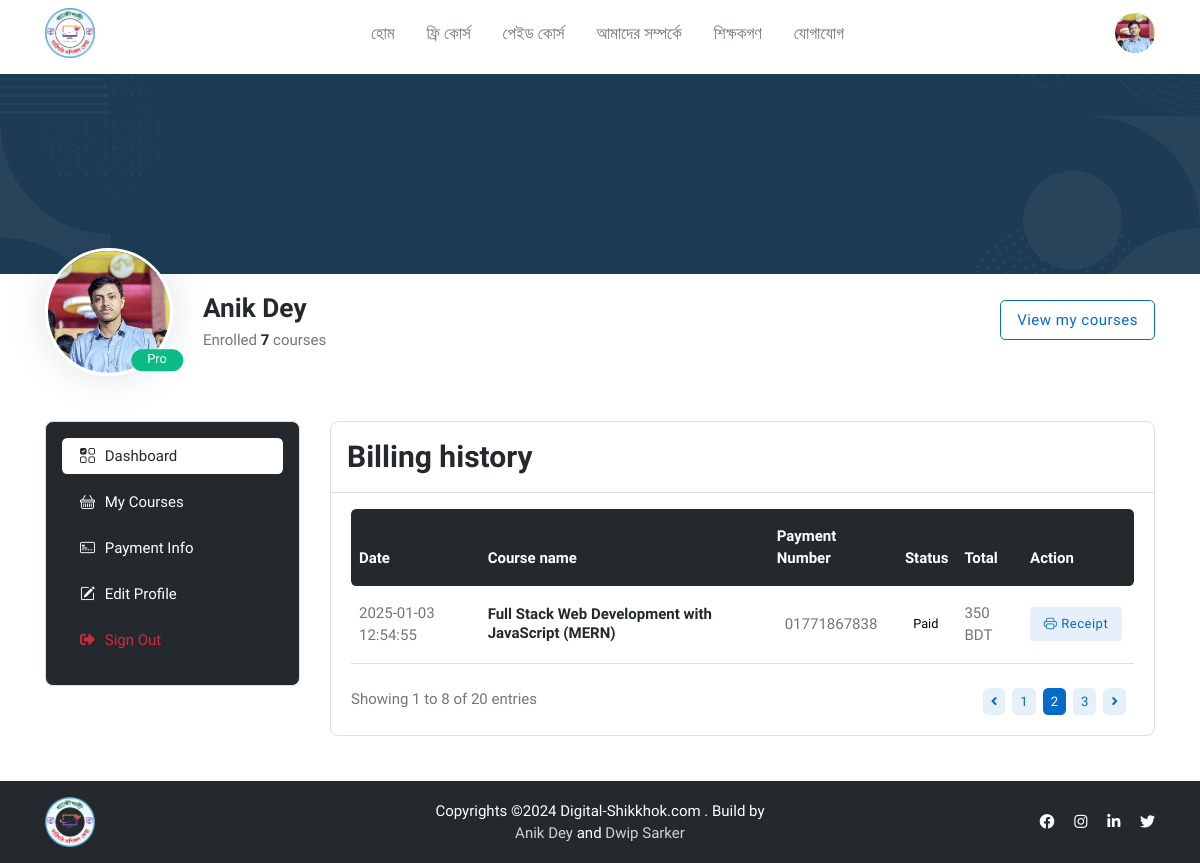
/student/student_payment_info.php (signed in), run on the app's committed database.
### tables this page shows
CREATE TABLE `users` (
  `id` int(255) NOT NULL,
  `role` enum('student','admin','instructor') NOT NULL DEFAULT 'student',
  `first_name` varchar(255) NOT NULL,
  `last_name` varchar(255) NOT NULL,
  `phone` varchar(255) NOT NULL,
  `email` varchar(255) NOT NULL,
  `password` varchar(255) NOT NULL,
  `avatar` varchar(255) NOT NULL,
  `created_at` datetime NOT NULL DEFAULT current_timestamp(),
  `updated_at` datetime NOT NULL DEFAULT current_timestamp()
);

CREATE TABLE `enrollments` (
  `id` int(11) NOT NULL,
  `course_id` int(11) NOT NULL,
  `user_id` int(11) NOT NULL,
  `phone` varchar(255) NOT NULL,
  `tnx_id` varchar(255) NOT NULL,
  `status` enum('pending','success','cancel') NOT NULL DEFAULT 'pending',
  `created_at` datetime NOT NULL DEFAULT current_timestamp(),
  `updated_at` datetime NOT NULL DEFAULT current_timestamp()
);

CREATE TABLE `courses` (
  `id` bigint(20) NOT NULL,
  `title` varchar(255) NOT NULL,
  `short_desc` text NOT NULL,
  `description` text NOT NULL,
  `thumbnail` varchar(255) NOT NULL,
  `video` varchar(255) NOT NULL,
  `duration` varchar(255) NOT NULL,
  `instructor` int(11) NOT NULL,
  `price` varchar(255) NOT NULL,
  `total_lectures` int(11) NOT NULL,
  `language` varchar(11) NOT NULL,
  `created_at` datetime NOT NULL DEFAULT current_timestamp(),
  `updated_at` datetime NOT NULL DEFAULT current_timestamp() ON UPDATE current_timestamp()
);

### includes/helpers.php (called while the page is built, shortened)
<?php
function get_payment_records($user_id, $conn)
{
  $sql = "SELECT * FROM enrollments WHERE user_id = $user_id";
  $result = $conn->query($sql);
  $records = [];
  if ($result->num_rows > 0) {
    $records = $result->fetch_all(MYSQLI_ASSOC);
  } else {
    $records = [];
  }
  return $records;
}

### includes/get_course_by_id.php (called while the page is built, shortened)
<?php
function get_course($conn, $course_id)
{
  $course_id = mysqli_real_escape_string($conn, $course_id);
  $sql = "SELECT * FROM courses WHERE id = '$course_id'";
  $result = mysqli_query($conn, $sql);
  $course = mysqli_fetch_assoc($result);
  return $course;
}

### includes/get_user_by_id.php (called while the page is built, shortened)
<?php
function get_user($conn, $user_id)
{
    $stmt = $conn->prepare("SELECT * FROM users WHERE id = ?");
    $stmt->bind_param("s", $user_id);
    if (!$stmt->execute()) {
        echo "Error executing query: " . $stmt->error;
        return null;
    }
    $result = $stmt->get_result();
    if ($result->num_rows > 0) {
        $user = $result->fetch_assoc();
        return $user;
    } else {
        echo "No user found with the given email.";
        $stmt->close();
        return null;
    }
}
?>

### student/student_payment_info.php (the view, shortened to what this page needs)
<?php
include('../includes/db.php');
include('../includes/helpers.php');
include '../includes/get_course_by_id.php';
include	'../includes/get_user_by_id.php';
$user_id = $_SESSION['user_id'];
$records = get_payment_records($user_id, $conn);
?>
<div class="col-xl-9">
	<div class="card bg-transparent border rounded-3">
		<div class="card-header bg-transparent border-bottom">
			<h3 class="mb-0">Billing history</h3>
		</div>
		<div class="card-body">
			<div class="table-responsive border-0">
				<table class="table table-dark-gray align-middle p-4 mb-0 table-hover">
					<thead>
						<tr>
							<th scope="col" class="border-0 rounded-start">Date</th>
							<th scope="col" class="border-0">Course name</th>
							<th scope="col" class="border-0">Payment Number</th>
							<th scope="col" class="border-0">Status</th>
							<th scope="col" class="border-0">Total</th>
							<th scope="col" class="border-0 rounded-end">Action</th>
						</tr>
					</thead>
					<tbody>
						<?php if (empty($records)) { ?>
							<tr>
								<td colspan="6" class="text-center">No records found</td>
							</tr>
						<?php } else { ?>
							<?php foreach ($records as $info) { ?>
								<tr>
									<td><?php echo $info['created_at']; ?></td>
									<td>
										<?php $course = get_course($conn, $info['course_id']); ?>
										<h6 class="mt-2 mt-lg-0 mb-0"><a href="#"><?php echo $course['title']; ?></a></h6>
									</td>
									<td class="h-40px" alt=""><span class="ms-2"><?php echo $info['phone']; ?></span></td>
									<td>
										<span class="badge bg-gray bg-opacity-10 text-black"><?php if ($info['status'] == "success") echo "Paid";
																																					else echo "Pending"; ?></span>
									</td>
									<td><?php echo $course['price']; ?> BDT</td>
									<td>
										<a href="#" class="btn btn-sm btn-primary-soft me-1 mb-1 mb-md-0"><i class="bi bi-printer me-1"></i>Receipt</a>
									</td>
								</tr>
						<?php }
						} ?>
					</tbody>
				</table>
			</div>
			<div class="d-sm-flex justify-content-sm-between align-items-sm-center mt-4 mt-sm-3">
				<p class="mb-0 text-center text-sm-start">Showing 1 to 8 of 20 entries</p>
				<nav class="d-flex justify-content-center mb-0" aria-label="navigation">
					<ul class="pagination pagination-sm pagination-primary-soft d-inline-block d-md-flex rounded mb-0">
						<li class="page-item mb-0"><a class="page-link" href="#" tabindex="-1"><i class="fas fa-angle-left"></i></a></li>
						<li class="page-item mb-0"><a class="page-link" href="#">1</a></li>
						<li class="page-item mb-0 active"><a class="page-link" href="#">2</a></li>
						<li class="page-item mb-0"><a class="page-link" href="#">3</a></li>
						<li class="page-item mb-0"><a class="page-link" href="#"><i class="fas fa-angle-right"></i></a></li>
					</ul>
				</nav>
			</div>
		</div>
	</div>
</div>
<?php
$content = ob_get_clean();
include('../layouts/student.php');
?>

### layouts/student.php (shortened to what this page needs)
<?php
include_once('../includes/db.php');
include_once('../includes/helpers.php');
include_once('../includes/get_user_by_id.php');
$user_id = $_SESSION['user_id'];
$user = get_user($conn, $user_id);
?>
<!DOCTYPE html>
<html lang="en">
<head>
    <link rel="stylesheet" type="text/css" href="../assets/vendor/font-awesome/css/all.min.css">
    <link rel="stylesheet" type="text/css" href="../assets/vendor/bootstrap-icons/bootstrap-icons.css">
    <link rel="stylesheet" type="text/css" href="../assets/vendor/choices/css/choices.min.css">
    <link rel="stylesheet" type="text/css" href="../assets/vendor/aos/aos.css">
    <link rel="stylesheet" type="text/css" href="../assets/css/style.css">
</head>
<body>
    <header class="navbar-light navbar-sticky header-static py-2 mb-2">
        <div class="container">
            <nav class="navbar navbar-expand-xl">
                <div class="container-fluid" style="padding: 0;">
                    <a href="/digital-shikkhok"><img class="navbar-logo" src="../assets/images/logo.png" alt="logo"></a>
                    <div class="navbar-collapse w-100 collapse" id="navbarCollapse">
                        <ul class="navbar-nav navbar-nav-scroll me-auto" style="font-size: 17px;">
                            <li class="nav-item">
                                <a class="nav-link" href="../index.php">
                                    হোম
                                </a>
                            </li>
                            <li class="nav-item">
                                <a class="nav-link" href="../our_courses.php">
                                    ফ্রি কোর্স
                                </a>
                            </li>
                            <li class="nav-item">
                                <a class="nav-link" href="../our_courses.php">
                                    পেইড কোর্স
                                </a>
                            </li>
                            <li class="nav-item">
                                <a class="nav-link" href="../about_us.php">
                                    আমাদের সম্পর্কে
                                </a>
                            </li>
                            <li class="nav-item">
                                <a class="nav-link" href="../our_courses.php">
                                    শিক্ষকগণ
                                </a>
                            </li>
                            <li class="nav-item">
                                <a class="nav-link" href="../contact_us.php">
                                    যোগাযোগ
                                </a>
                            </li>
                        </ul>
                    </div>
                    <div class="dropdown ms-1 ms-lg-0">
                        <a class="avatar avatar-sm p-0" href="#" id="profileDropdown" role="button" data-bs-auto-close="outside" data-bs-display="static" data-bs-toggle="dropdown" aria-expanded="false">
                            <img class="avatar-img rounded-circle" src="../uploads/img/users/<?= $user['avatar'] ?>" alt="avatar">
                        </a>
                    </div>
                </div>
            </nav>
        </div>
    </header>
    <section class="pt-0">
        <div class="container-fluid px-0">
            <div class="card bg-blue h-100px h-md-200px rounded-0" style="background:url(assets/images/pattern/04.png) no-repeat center center; background-size:cover;">
            </div>
        </div>
        <div class="container mt-n4">
            <div class="row">
                <div class="col-12">
                    <div class="card bg-transparent card-body pb-0 px-0 mt-2 mt-sm-0">
                        <div class="row d-sm-flex justify-sm-content-between mt-2 mt-md-0">
                            <div class="col-auto">
                                <div class="avatar avatar-xxl position-relative mt-n3">
                                    <img class="avatar-img rounded-circle border border-white border-3 shadow" src="../uploads/img/users/<?= $user['avatar'] ?>" alt="">
                                    <span class="badge text-bg-success rounded-pill position-absolute top-50 start-100 translate-middle mt-4 mt-md-5 ms-n3 px-md-3">Pro</span>
                                </div>
                            </div>
                            <div class="col d-sm-flex justify-content-between align-items-center">
                                <div>
                                    <h1 class="my-1 fs-4"><?= $user['first_name'] ?> <?= $user['last_name'] ?></h1>
                                    <ul class="list-inline mb-0">
                                        <li class="list-inline-item me-3 mb-1 mb-sm-0">
                                            <span class="text-body fw-light">Enrolled <span class="h6">7</span> courses</span>
                                        </li>
                                    </ul>
                                </div>
                                <div class="mt-2 mt-sm-0">
                                    <a href="student-course-list.html" class="btn btn-outline-primary mb-0">View my courses</a>
                                </div>
                            </div>
                        </div>
                    </div>
                </div>
            </div>
        </div>
    </section>
    <main>
        <section class="pt-0">
            <div class="container">
                <div class="row">
                    <div class="col-xl-3">
                        <div class="offcanvas-xl offcanvas-end" tabindex="-1" id="offcanvasSidebar">
                            <div class="offcanvas-body p-3 p-xl-0">
                                <div class="bg-dark border rounded-3 p-3 w-100">
                                    <div class="list-group list-group-dark list-group-borderless collapse-list">
                                        <a class="list-group-item active" href="../student/student_dashboard.php"><i class="bi bi-ui-checks-grid fa-fw me-2"></i>Dashboard</a>
                                        <a class="list-group-item" href="../student/my_courses.php"><i class="bi bi-basket fa-fw me-2"></i>My Courses</a>
                                        <a class="list-group-item" href="../student/student_payment_info.php"><i class="bi bi-credit-card-2-front fa-fw me-2"></i>Payment Info</a>
                                        <a class="list-group-item" href="../student/student_edit_profile.php"><i class="bi bi-pencil-square fa-fw me-2"></i>Edit Profile</a>
                                        <a class="list-group-item text-danger bg-danger-soft-hover" href="../includes/logout.php"><i class="fas fa-sign-out-alt fa-fw me-2"></i>Sign Out</a>
                                    </div>
                                </div>
                            </div>
                        </div>
                    </div>
                    <?php echo $content; ?>
                </div>
            </div>
        </section>
    </main>
    <footer class="bg-dark p-3">
        <div class="container">
            <div class="row align-items-center">
                <div class="col-md-4 text-center text-md-start mb-3 mb-md-0">
                    <a href="../index.php"> <img class="h-50px" src="../assets/images/logo.png" alt="logo"> </a>
                </div>
                <div class="col-md-4 mb-3 mb-md-0">
                    <div class="text-center text-white text-primary-hover">
                        Copyrights ©2024 Digital-Shikkhok.com . Build by <a href="https://www.github.com/anikdey13" target="_blank" ">Anik Dey</a> and <a href=" https://www.github.com/remesoft" target="_blank">Dwip Sarker</a>
                    </div>
                </div>
                <div class="col-md-4">
                    <ul class="list-inline mb-0 text-center text-md-end">
                        <li class="list-inline-item ms-2"><a href="#"><i class="text-white fab fa-facebook"></i></a></li>
                        <li class="list-inline-item ms-2"><a href="#"><i class="text-white fab fa-instagram"></i></a></li>
                        <li class="list-inline-item ms-2"><a href="#"><i class="text-white fab fa-linkedin-in"></i></a></li>
                        <li class="list-inline-item ms-2"><a href="#"><i class="text-white fab fa-twitter"></i></a></li>
                    </ul>
                </div>
            </div>
        </div>
    </footer>
</body>
</html>

### layouts/student.php (style rules this page uses)
body { font-family: 'Hind Siliguri', sans-serif; }
h1, h2, h3, h4, h5, h6, span, p { font-family: 'Hind Siliguri', sans-serif; }

### data on the page
users: avatar (picture), first_name "Anik", last_name "Dey"
enrollments: created_at "2025-01-03 12:54:55", course.title "Full Stack Web Development with JavaScript (MERN)", phone "01771867838", status "Paid", course.price "350"
